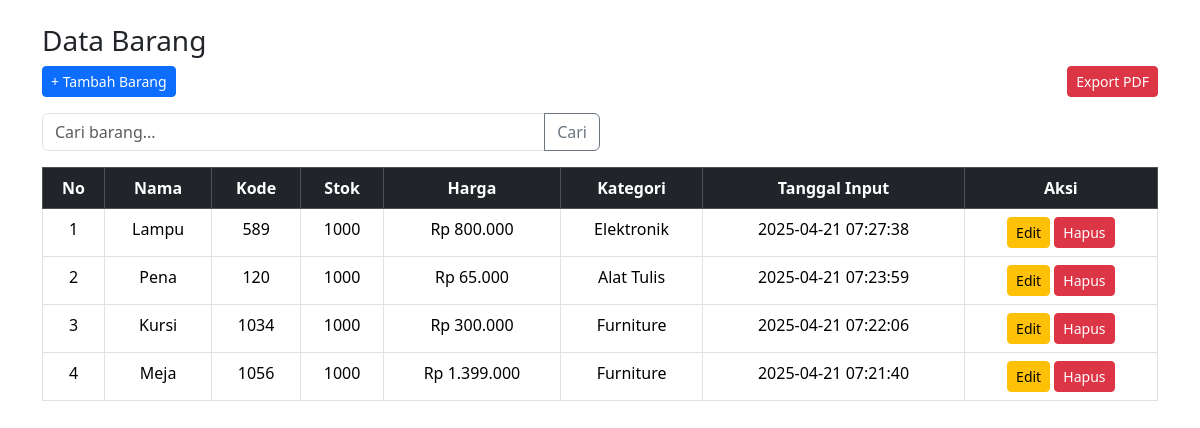
Screenshot of /barang.php with the database file from the repository.
### tables this page shows
CREATE TABLE `barang` (
  `id_barang` int(11) NOT NULL,
  `nama_barang` varchar(100) NOT NULL,
  `kode_barang` varchar(50) NOT NULL,
  `stok` int(11) DEFAULT 0,
  `id_kategori` int(11) DEFAULT NULL,
  `tanggal_input` timestamp NOT NULL DEFAULT current_timestamp(),
  `harga` int(11) NOT NULL DEFAULT 0
);

CREATE TABLE `kategori` (
  `id_kategori` int(11) NOT NULL,
  `nama_kategori` varchar(100) NOT NULL
);

### barang.php (the view, shortened to what this page needs)
<?php
include 'koneksi.php';
$search = isset($_GET['search']) ? $_GET['search'] : '';
$dataBarang = mysqli_query($conn, "SELECT barang.*, kategori.nama_kategori
                                   FROM barang
                                   LEFT JOIN kategori ON barang.id_kategori = kategori.id_kategori
                                   WHERE barang.nama_barang LIKE '%$search%' OR barang.kode_barang LIKE '%$search%'
                                   ORDER BY barang.id_barang DESC");
?>
<!DOCTYPE html>
<html lang="id">
<head>
  <link href="https://cdn.jsdelivr.net/npm/bootstrap@5.3.3/dist/css/bootstrap.min.css" rel="stylesheet">
</head>
<body>
<div class="container mt-4">
  <h3>Data Barang</h3>
  <div class="mb-3 d-flex justify-content-between">
    <a href="tambah_barang.php" class="btn btn-primary btn-sm">+ Tambah Barang</a>
    <a href="export_barang_pdf.php" class="btn btn-danger btn-sm" target="_blank">Export PDF</a>
  </div>
  <form method="GET" class="mb-3">
    <div class="input-group w-50">
      <input type="text" name="search" class="form-control" placeholder="Cari barang..." value="<?= htmlspecialchars($search) ?>">
      <button type="submit" class="btn btn-outline-secondary">Cari</button>
    </div>
  </form>
  <table class="table table-bordered">
    <thead class="table-dark text-center">
      <tr>
        <th>No</th>
        <th>Nama</th>
        <th>Kode</th>
        <th>Stok</th>
        <th>Harga</th>
        <th>Kategori</th>
        <th>Tanggal Input</th>
        <th>Aksi</th>
      </tr>
    </thead>
    <tbody class="text-center">
      <?php
      $no = 1;
      while ($row = mysqli_fetch_assoc($dataBarang)) {
      ?>
      <tr>
        <td><?= $no++ ?></td>
        <td><?= $row['nama_barang'] ?></td>
        <td><?= $row['kode_barang'] ?></td>
        <td><?= $row['stok'] ?></td>
        <td>Rp <?= number_format($row['harga'], 0, ',', '.') ?></td>
        <td><?= $row['nama_kategori'] ?? '-' ?></td>
        <td><?= $row['tanggal_input'] ?></td>
        <td>
          <a href="edit_barang.php?id=<?= $row['id_barang'] ?>" class="btn btn-warning btn-sm">Edit</a>
          <a href="barang.php?hapus=<?= $row['id_barang'] ?>" class="btn btn-danger btn-sm" onclick="return confirm('Hapus data ini?')">Hapus</a>
        </td>
      </tr>
      <?php } ?>
    </tbody>
  </table>
</div>
</body>
</html>

### rows the page displays
barang: nama_barang "Lampu", kode_barang "589", stok "1000", harga "800.000", id_kategori.nama_kategori "Elektronik", tanggal_input "2025-04-21 07:27:38"
barang: nama_barang "Pena", kode_barang "120", stok "1000", harga "65.000", id_kategori.nama_kategori "Alat Tulis", tanggal_input "2025-04-21 07:23:59"
barang: nama_barang "Kursi", kode_barang "1034", stok "1000", harga "300.000", id_kategori.nama_kategori "Furniture", tanggal_input "2025-04-21 07:22:06"
barang: nama_barang "Meja", kode_barang "1056", stok "1000", harga "1.399.000", id_kategori.nama_kategori "Furniture", tanggal_input "2025-04-21 07:21:40"
